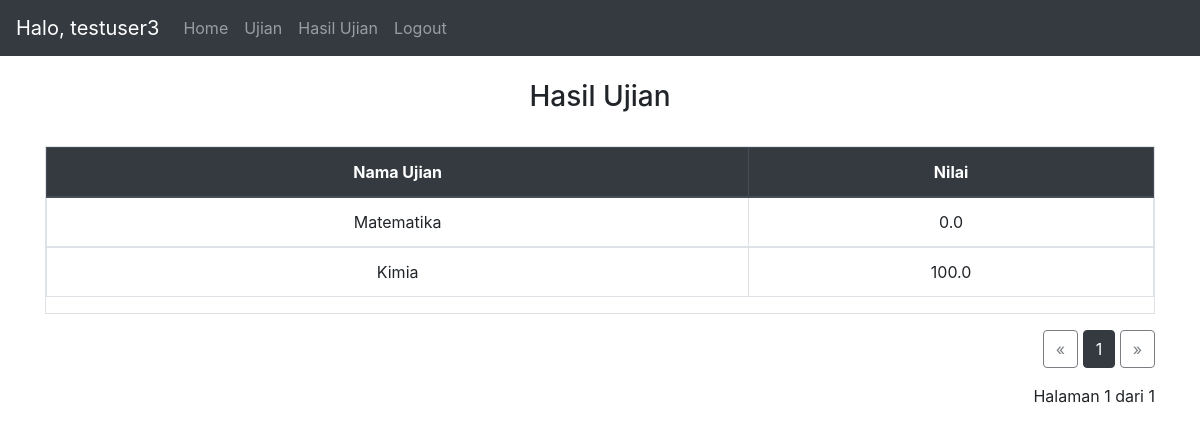
The page /result/1 (signed in) on the database as committed earlier.
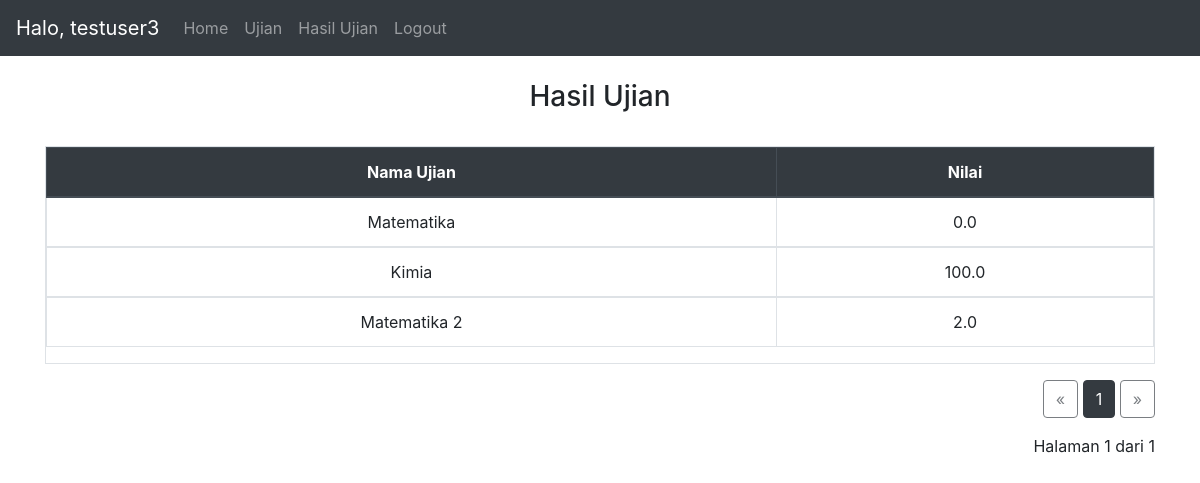
The same page on the database as committed later.
### website/models.py (models this page shows)
class User(db.Model, UserMixin):
    id = db.Column(db.Integer, primary_key=True)
    email = db.Column(db.String(150), unique=True)
    password = db.Column(db.String(150))
    name = db.Column(db.String(150))
    type = db.Column(db.String(150))
    notes = db.relationship('Note')
    results = db.relationship('Result')
    useranswer = db.relationship('UserAnswer')

class Result(db.Model):
    id = db.Column(db.Integer, primary_key=True)
    user_id = db.Column(db.Integer, db.ForeignKey('user.id'))
    user_name = db.Column(db.String(150))
    exam_id = db.Column(db.Integer, db.ForeignKey('exam.id'))
    exam_name = db.Column(db.String(150))
    grade = db.Column(db.Float)

### website/views.py (the view)
@views.route('/result/<page>', methods=['GET','POST'])
@login_required
def result(page):
    db_result = Result.query.filter_by(user_id=current_user.id).paginate(page=int(page), per_page=10)
    return render_template("result.html", user=current_user, results=db_result)

### website/__init__.py (called while the page is built)
def create_app():
    app = Flask(__name__)
    app.config['SECRET_KEY'] = 'secret key'
    app.config['SQLALCHEMY_DATABASE_URI'] = f'sqlite:///{DB_NAME}'
    db.init_app(app)
    from .views import views
    from .auth import auth
    app.register_blueprint(views, url_prefix='/')
    app.register_blueprint(auth, url_prefix='/')
    from .models import User, Note, Exam, Result, Question,UserAnswer #,Class
    with app.app_context():
        db.create_all()
    login_manager = LoginManager()
    login_manager.login_view = 'auth.login'
    login_manager.init_app(app)
    @login_manager.user_loader
    def load_user(id):
        return User.query.get(int(id))
    return app

### website/templates/result.html
{% extends "base.html" %} {% block title %}Hasil Ujian{% endblock %} {% block
    content %}
    <br>
    <h3 align="center">Hasil Ujian</h3>
    <br>
    <div class="table table-responsive table-hover table-bordered">
      <table class="table">
        <thead class="text-center thead-dark">
          <tr>
            <th>Nama Ujian</th>
            <th>Nilai</th>
          </tr>
        </thead>
        {% for result in results %}
        <tbody class="text-center">
          <td>{{result.exam_name}}</td>
          <td>{{result.grade}}</td>
        </tbody>
        {% endfor %}
      </table>
    </div>
    <div class="text-right">
      <a href="{{results.prev_num}}" class="btn btn-outline-dark {% if results.page == 1 %}disabled{% endif %}">&laquo;</a>
      {% for number in results.iter_pages(left_edge=1, right_edge=1, left_current=1, right_current=2) %}
        {% if number %}
          {% if results.page != number %}
            <span>
              <a class="btn btn-outline-dark"
                  href="{{number}}">
              {{number}}
              </a>
            </span>
          {% else %}
              <span class="btn btn-dark">{{number}}</span>
          {% endif %}
        {% else %}
        ...
        {% endif %}
      {% endfor %}
      <a href="{{results.next_num}}" class="btn btn-outline-dark {% if results.page == results.pages %}disabled{% endif %}">&raquo;</a>
      <p class="text-right mt-3">
        Halaman {{ results.page }} dari {{ results.pages }}
      </p>
    </div>
    {% endblock %}

### website/templates/base.html (shortened to what this page needs)
<!DOCTYPE html>
<html>
  <head>
    <link
      rel="stylesheet"
      href="https://stackpath.bootstrapcdn.com/bootstrap/4.4.1/css/bootstrap.min.css"
    />
    <link
      rel="stylesheet"
      href="https://stackpath.bootstrapcdn.com/font-awesome/4.7.0/css/font-awesome.min.css"
    />
  </head>
  <body>
    <nav class="navbar navbar-expand-lg navbar-dark bg-dark">
      <div class="collapse navbar-collapse" id="navbar">
        <div class="navbar-nav">
          {% if user.is_authenticated %}
          <span class="navbar-brand">
            Halo, {{user.name}}
          </span>
          <a class="nav-item nav-link" id="home" href="/">Home</a>
          <a class="nav-item nav-link" id="exam" href="/insert_token">Ujian</a>
          <a class="nav-item nav-link" id="exam" href="/result/1">Hasil Ujian</a>
          <a class="nav-item nav-link" id="logout" href="/logout">Logout</a>
          {% else %}
          <a class="nav-item nav-link" id="login" href="/login">Login</a>
          {% endif %}
        </div>
      </div>
    </nav>
    <div class="container">{% block content %} {% endblock %}</div>
  <br>
  </body>
</html>

Rows that differ between the two databases and show on the page:
added Result: exam_name "Matematika 2", grade "2.0"
